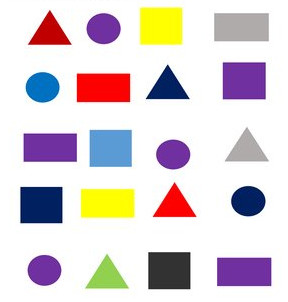
#> input picture 67461825-d04a4400-f62d-11e9-9435-67da073a3c74.jpg, 288 x 302 px, given in place of the camera
$ python shape_detedtion.py
#> lines starting #> are read from the running program, lines starting #| are printed output that depends on the picture; after the words box and inside, x2 and y2 are one past the last pixel; in counts of white or black regions, pixels touching at a corner belong together
import cv2
import numpy as np
framewidth = 620
frameheight = 480
cap = cv2.VideoCapture(0)
cap.set(3,framewidth)
cap.set(4,frameheight)
def empty(x):
    pass
cv2.namedWindow('parameters')
cv2.resizeWindow('parameters',640,480)
cv2.createTrackbar('threshold1','parameters',100,255,empty)
cv2.createTrackbar('threshold2','parameters',200,255,empty)
cv2.createTrackbar('Area','parameters',1000,20000,empty)
def getContours(imgDiale,imgContours):
    """

    :param imgDiale: we are getting the cordinates of edges to draw the countors
    :param imgCountors: After getting cordinates we draw the countors to orginaal image
    :return:
    """
    contour,hie = cv2.findContours(cv2.cvtColor(imgDilate, cv2.COLOR_BGR2GRAY),cv2.RETR_EXTERNAL,cv2.CHAIN_APPROX_NONE)
    for cnt in contour:
        area_min = cv2.getTrackbarPos('Area','parameters')
        area = cv2.contourArea(cnt)
        print(area)
        if area > area_min:
            # print(area)
            cv2.drawContours(imgContours,cnt,-1,(0,255,0),3)
            peri = cv2.arcLength(cnt,True)
            approx = cv2.approxPolyDP(cnt,0.02*peri,True)
            # print(len(approx))
            x,y,w,h = cv2.boundingRect(approx)
            cv2.rectangle(imgContours,(x,y),(x+w,y+h),(255,0,255),3)
            cv2.putText(imgContours,"Points"+str(len(approx)),(x+w+20,y+h+20),cv2.FONT_HERSHEY_COMPLEX,0.7,(0,0,255),2,0)
            cv2.putText(imgContours,'Area: '+str(int(area)),(x+w+45,y+h+45),cv2.FONT_HERSHEY_COMPLEX,0.7,(0,0,255),2,0)


while True:
    ret,img = cap.read()
#> img is the input picture: shape (302, 288, 3); mean B, G, R 213.7, 211.2, 220.6
    imgContours = img.copy()
    # preprocessing of image
    imgblur = cv2.GaussianBlur(img,(7,7),1)
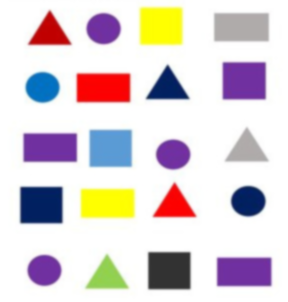
#> imgblur: shape (302, 288, 3); mean B, G, R 213.7, 211.2, 220.6
    # why bluring the image?
    # it is beacuse if we not blur the image we get more noises and unwanted edges so to prevent this we preprocess(blur) the input image
    #converting image in to gray
    imgGray = cv2.cvtColor(imgblur,cv2.COLOR_BGR2GRAY)
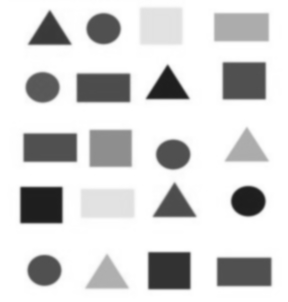
#> imgGray: shape (302, 288); min 29, max 255, mean 214.3
    # why converting into gray?

    # Because canny edge detector in works on gray channel image
    imgGray = cv2.cvtColor(imgGray,cv2.COLOR_GRAY2BGR)
#> imgGray: shape (302, 288, 3)


    # converting img into cany for edge detection
    t1 = cv2.getTrackbarPos('threshold1','parameters')
    t2 = cv2.getTrackbarPos('threshold2','parameters')
    imgCanny = cv2.Canny(imgGray,t1,t2)
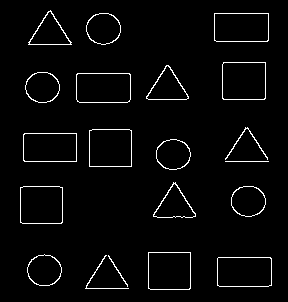
#> imgCanny: shape (302, 288); 3% white in thin lines or dots, all inside (x1, y1, x2, y2) = (20, 10, 272, 290)
    # it also required to be converted
    imgCanny = cv2.cvtColor(imgCanny,cv2.COLOR_GRAY2BGR)
    # to find the correct threesold valus we need to creat trackbar to get optimal threesold vales

    # width of image is very small so we have to dilate the image

    kernal = np.ones((5,5),np.uint8)

    imgDilate = cv2.dilate(imgCanny,kernal,iterations=1)
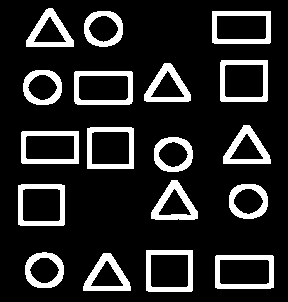
#> imgDilate: shape (302, 288, 3); 15.4% white; 18 white regions
    # imgDilate = cv2.cvtColor(imgDilate,cv2.COLOR_GRAY2BGR)

    getContours(imgDilate,imgContours=imgContours)
#> in getContours, `contour,hie = cv2.findContours(cv2.cvtColor(imgDilate, cv2.COLOR_BGR2G..`: contour = 18 contours; largest, box (x1, y1, x2, y2) and area: (220, 60, 268, 102) 1924, (215, 255, 274, 289) 1909, (74, 71, 133, 105) 1905, (146, 250, 193, 292) 1884, (87, 127, 134, 169) 1882; hie = 18 rows, first 6: [1, -1, -1, -1], [2, 0, -1, -1], [3, 1, -1, -1], [4, 2, -1, -1], [5, 3, -1, -1], [6, 4, -1, -1]
#> in getContours, `area = cv2.contourArea(cnt)`: area = 1909
#| 1909.0
#> in getContours, `peri = cv2.arcLength(cnt,True)`: peri = 179.7
#> in getContours, `approx = cv2.approxPolyDP(cnt,0.02*peri,True)`: approx = [[215, 256], [215, 287], [273, 287], [272, 255]]
#> in getContours, `x,y,w,h = cv2.boundingRect(approx)`: x = 215; y = 255; w = 59; h = 33
#> in getContours, `cv2.rectangle(imgContours,(x,y),(x+w,y+h),(255,0,255),3)`:
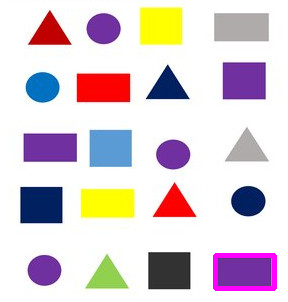
#> imgContours: shape (302, 288, 3); mean B, G, R 213.7, 208.7, 220.6


    output = np.hstack([imgDilate,imgContours])
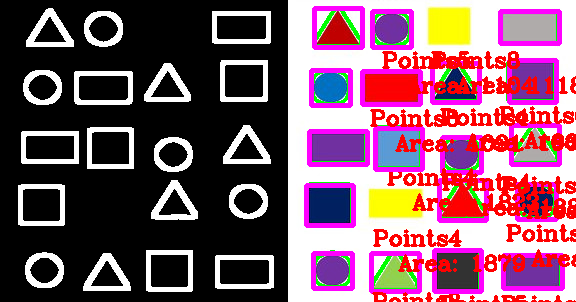
#> output: shape (302, 576, 3); mean B, G, R 105.5, 89.4, 129.8
    cv2.imshow('output',output)

    if cv2.waitKey(1) & 0xFF == ord('q'):
#> (key q is pressed here)
        break
cap.release()
cv2.destroyAllWindows()
